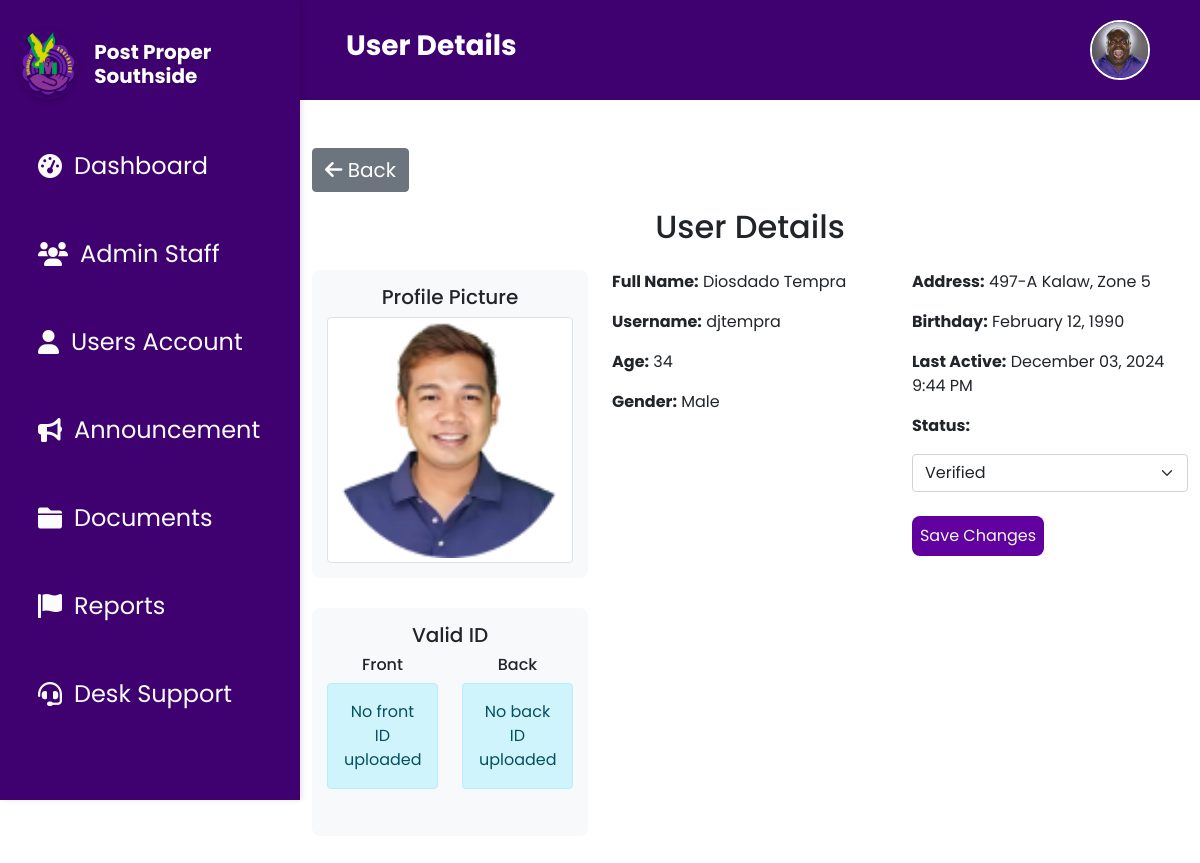
Before: /view_user.php?id=2 (signed in) with the older database file.
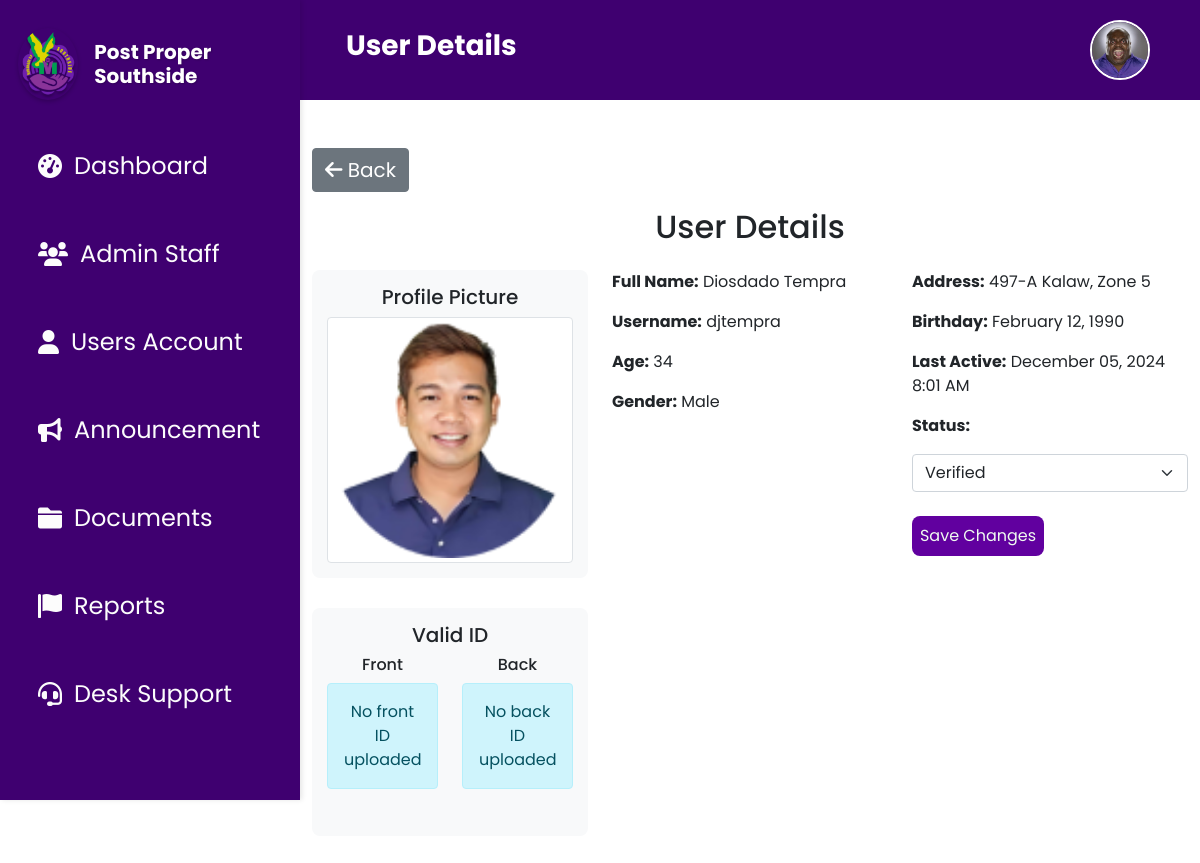
After: the same page with the newer database file.
### tables this page shows
CREATE TABLE `user_accounts` (
  `id` int(11) NOT NULL,
  `firstName` varchar(50) NOT NULL,
  `lastName` varchar(50) NOT NULL,
  `username` varchar(50) NOT NULL,
  `age` int(11) DEFAULT NULL,
  `gender` enum('male','female') NOT NULL,
  `adrHouseNo` varchar(10) DEFAULT NULL,
  `adrZone` varchar(20) DEFAULT NULL,
  `adrStreet` varchar(100) DEFAULT NULL,
  `birthday` varchar(255) DEFAULT NULL,
  `password` varchar(255) NOT NULL,
  `user_profile_picture` longtext NOT NULL,
  `last_active` timestamp NULL DEFAULT NULL,
  `full_name` varchar(255) GENERATED ALWAYS AS (concat(`firstName`,' ',`lastName`)) STORED,
  `status` enum('pending','verified','rejected') NOT NULL DEFAULT 'pending',
  `user_valid_id` longtext DEFAULT NULL,
  `user_valid_id_back` longtext DEFAULT NULL
);

### view_user.php (the view, shortened to what the changed rows need)
<?php
include 'db.php';
$userId = isset($_GET['id']) ? (int)$_GET['id'] : 0;
try {
    $stmt = $conn->prepare("SELECT * FROM user_accounts WHERE id = :id");
    $stmt->bindParam(':id', $userId, PDO::PARAM_INT);
    $stmt->execute();
    $userData = $stmt->fetch(PDO::FETCH_ASSOC);
} catch (PDOException $e) {
    $_SESSION['error_message'] = "Database error: " . $e->getMessage();
    header("Location: users.php");
    exit;
}
?>
<!DOCTYPE html>
<html lang="en">
<head>
    <link rel="stylesheet" href="css/view_users.css">
    <link rel="stylesheet" href="https://cdn.jsdelivr.net/npm/bootstrap@5.0.2/dist/css/bootstrap.min.css">
</head>
<body>
<?php
    include 'header.php';
    include 'sidebar.php';
?>
<div class="main-container mt-5">
    <div class="container">
        <h2 class="text-center mb-4">User Details</h2>
        <div class="row">
            <div class="col-md-4 text-center">
                <div class="profile-section">
                    <h5>Profile Picture</h5>
                    <?php if (!empty($userData['user_profile_picture'])): ?>
                        <img src="<?php echo htmlspecialchars($userData['user_profile_picture']); ?>"
                             class="img-thumbnail zoomable"
                             alt="Profile Picture"
                             onclick="document.getElementById('imageModal').style.display='block'; document.getElementById('modalImage').src=this.src;">
                    <?php else: ?>
                        <div class="alert alert-info">No profile picture uploaded</div>
                    <?php endif; ?>
                </div>
            </div>
            <div class="col-md-8">
                <div class="row">
                    <div class="col-md-6">
                        <p><strong>Full Name:</strong>
                            <?php echo htmlspecialchars($userData['firstName'] . ' ' . $userData['lastName']); ?>
                        </p>
                        <p><strong>Username:</strong>
                            <?php echo htmlspecialchars($userData['username']); ?>
                        </p>
                        <p><strong>Age:</strong>
                            <?php
                            $birthDate = new DateTime($userData['birthday']);
                            $currentDate = new DateTime();
                            $age = $currentDate->diff($birthDate)->y;
                            echo htmlspecialchars($age);
                            ?>
                        </p>
                        <p><strong>Gender:</strong>
                            <?php echo htmlspecialchars(ucfirst($userData['gender'])); ?>
                        </p>
                    </div>
                    <div class="col-md-6">
                        <p><strong>Address:</strong>
                            <?php
                                $address = $userData['adrHouseNo'] . ' ' . $userData['adrStreet'] . ', Zone ' . $userData['adrZone'];
                                echo htmlspecialchars($address);
                            ?>
                        </p>
                        <p><strong>Birthday:</strong>
                            <?php echo date('F d, Y', strtotime($userData['birthday'])); ?>
                        </p>
                        <p><strong>Last Active:</strong>
                            <?php echo $userData['last_active'] ? date('F d, Y g:i A', strtotime($userData['last_active'])) : 'Never'; ?>
                        </p>
                        <p><strong>Status:</strong>
                            <form method="POST" id="statusForm">
                                <select id="statusSelect" name="status" class="form-select">
                                    <option value="verified" <?php echo ($userData['status'] === 'verified') ? 'selected' : ''; ?>>Verified</option>
                                </select>
                            </form>
                        </p>
                        <div class="text-start mt-4">
                    <button class="btn-save" onclick="document.getElementById('confirmModal').style.display='block'">
                    </button>
                </div>
                    </div>
                </div>
            </div>
        </div>
    </div>
</div>
</body>
</html>

Changed rows visible on the page:
changed user_accounts "Diosdado Tempra": last_active "December 03, 2024 9:44 PM" → "December 05, 2024 8:01 AM"
